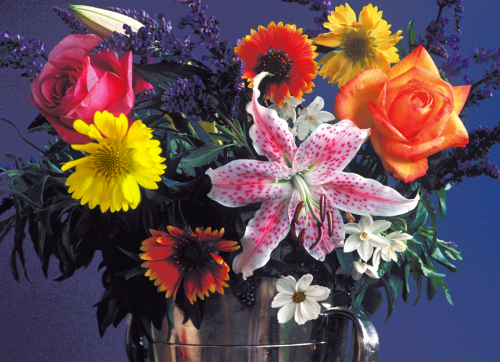
%> input picture demo/01-color-image-processing/flowers.tif, 500 x 362 px
$ octave imcolor_rgb_hsi.m   (GNU Octave 9; MATLAB toolbox functions it lacks are replaced by stand-ins)
%> lines starting %> are read from the running program, lines starting %| are printed output that depends on the picture
%Demo color rgb 2 hsi
%HKa aug. 2003

clear, close all

figure(1)
%rgb1=imread('Fig6.16(a).jpg');
rgb1=imread('flowers.tif');
%> rgb1 is the input picture: size 362x500x3 uint8; mean R, G, B 99.9, 76.9, 83.7
imshow(rgb1);
title('Original color image')
pause;

figure(2)
r=rgb1(:,:,1);
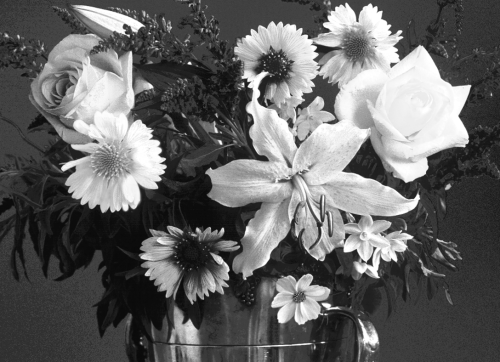
%> r: size 362x500 uint8; min 9, max 255, mean 99.9
hist(double(r(:)),255)
title('Histogram, red content')
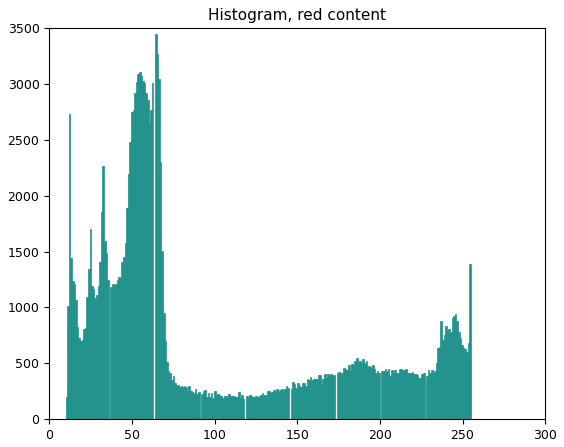
%> figure redrawn from the program's plot data; tallest bar 3443 high, from x = 63.99 to 64.95
pause;


figure(3)
colormap('default');
subplot(2,2,1);imshow(rgb1);title('full color');
subplot(2,2,2);;imshow(rgb1(:,:,1));title('red content');
subplot(2,2,3); imshow(rgb1(:,:,2));title('green content');
subplot(2,2,4); imshow(rgb1(:,:,3));title('blue content');
%> after `imshow(rgb1(:,:,3))`:
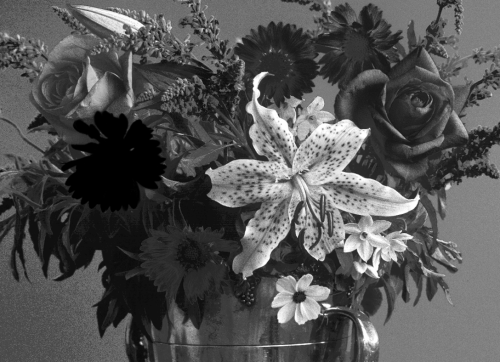
%> displayed picture: size 362x500, on the screen's scale of 0 to 255; min 0, max 255, mean 83.7
pause;

hsi=rgb2hsv(rgb1);
%> hsi: size 362x500x3 double; mean H, S, V 0.596, 0.438, 0.468

figure(4);
subplot(2,2,1);imshow(rgb1);title('full color')
subplot(2,2,2); imshow(hsi(:,:,1));title('Hue content');
%> after `imshow(hsi(:,:,1))`:
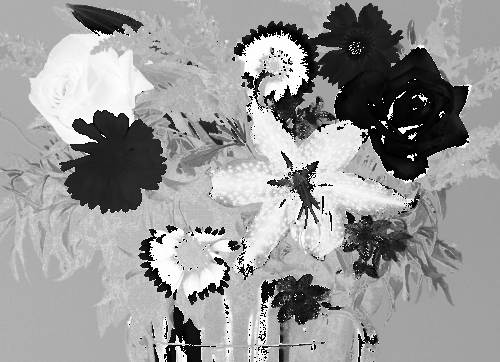
%> displayed picture: size 362x500, on the screen's scale of 0 to 255; min 0, max 255, mean 152
subplot(2,2,3); imshow(hsi(:,:,2));title('Saturation content');
%> after `imshow(hsi(:,:,2))`:
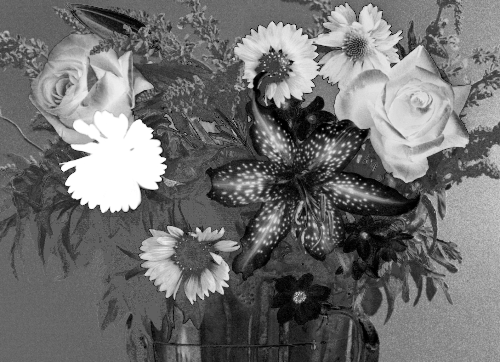
%> displayed picture: size 362x500, on the screen's scale of 0 to 255; min 0, max 255, mean 111.7
subplot(2,2,4); imshow(hsi(:,:,3));title('Intensity content');
%> after `imshow(hsi(:,:,3))`:
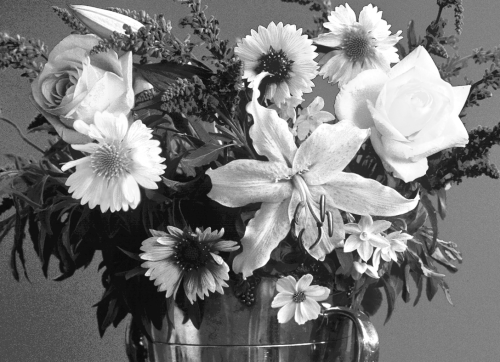
%> displayed picture: size 362x500, on the screen's scale of 0 to 255; min 10, max 255, mean 119.3
pause;

figure(5)
h=hsi(:,:,1);
hist(h(:),50);
title('Histogram, Hue content')
xlim([0 1])
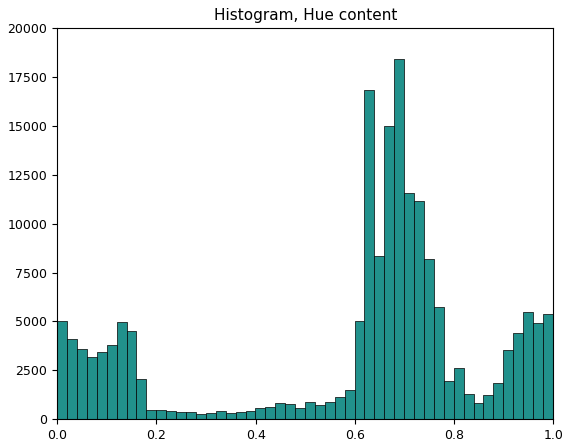
%> figure redrawn from the program's plot data; tallest bar 18426 high, from x = 0.679 to 0.699
pause;

figure(6)
rgb2=hsv2rgb(hsi);
imshow(rgb2);
title('rgb->hsi->rgb')
pause;

% [9 lines of commented-out code are left out]
